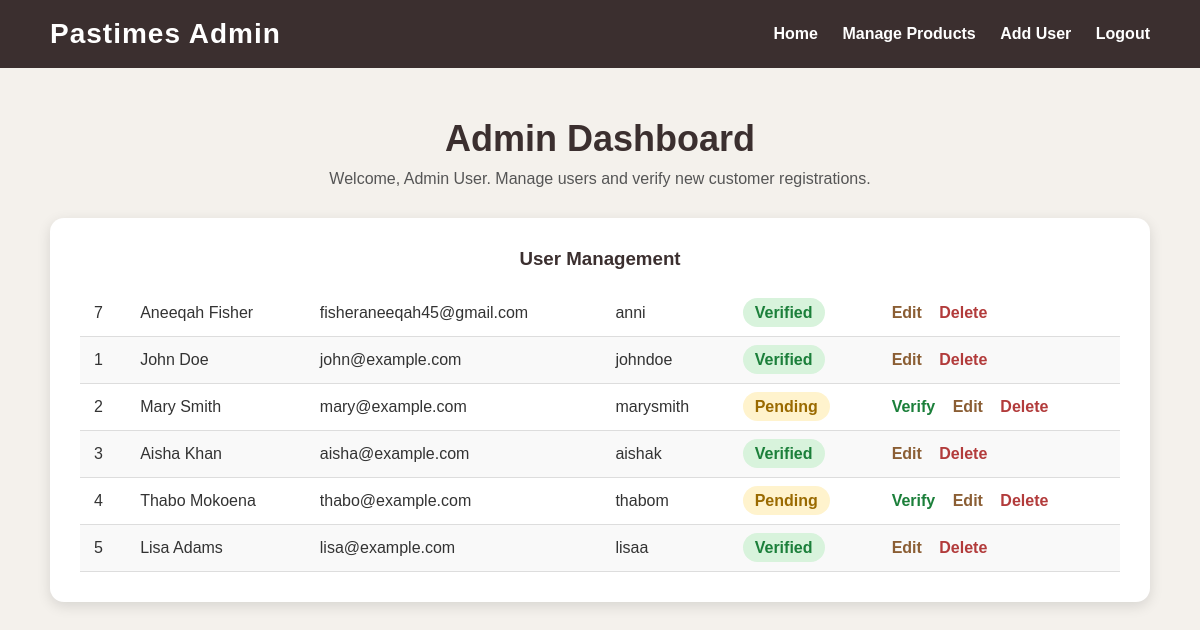
The app's page /Pastimes/adminDashboard.php (signed in) with its own data.
### tables this page shows
CREATE TABLE `tbluser` (
  `user_id` int(11) NOT NULL,
  `full_name` varchar(100) NOT NULL,
  `email` varchar(100) NOT NULL,
  `username` varchar(50) NOT NULL,
  `password_hash` varchar(255) NOT NULL,
  `status` enum('pending','verified') DEFAULT 'pending',
  `created_at` timestamp NOT NULL DEFAULT current_timestamp()
);

### Pastimes/adminDashboard.php (the view, shortened to what this page needs)
<?php
include 'DBConn.php';
$sql = "SELECT * FROM tblUser ORDER BY created_at DESC";
$result = $conn->query($sql);
?>
<!DOCTYPE html>
<html>
<head>
    <link rel="stylesheet" href="css/style.css">
</head>
<body>
<header class="navbar">
    <div class="logo">Pastimes Admin</div>
    <nav>
        <a href="index.php">Home</a>
        <a href="manageProducts.php">Manage Products</a>
        <a href="addUser.php">Add User</a>
        <a href="adminLogout.php">Logout</a>
    </nav>
</header>
<section class="admin-section">
    <h2>Admin Dashboard</h2>
    <p class="admin-intro">Welcome, <?php echo $_SESSION["admin_name"]; ?>. Manage users and verify new customer registrations.</p>
    <div class="admin-card">
        <h3>User Management</h3>
        <table class="admin-table">
           <?php while ($user = $result->fetch_assoc()) { ?>
<tr>
    <td><?php echo $user["user_id"]; ?></td>
    <td><?php echo $user["full_name"]; ?></td>
    <td><?php echo $user["email"]; ?></td>
    <td><?php echo $user["username"]; ?></td>
    <td>
        <span class="<?php echo $user["status"] == 'verified' ? 'status-verified' : 'status-pending'; ?>">
            <?php echo ucfirst($user["status"]); ?>
        </span>
    </td>
    <td class="action-links">
        <?php if ($user["status"] == "pending") { ?>
            <a class="verify-link" href="verifyUser.php?id=<?php echo $user["user_id"]; ?>">Verify</a>
        <?php } ?>
        <a class="edit-link" href="editUser.php?id=<?php echo $user["user_id"]; ?>">Edit</a>
        <a class="delete-link"
           href="deleteUser.php?id=<?php echo $user["user_id"]; ?>"
           onclick="return confirm('Are you sure?');">
           Delete
        </a>
    </td>
</tr>
<?php } ?>
        </table>
    </div>
</section>
</body>
</html>

### Pastimes/css/style.css (style rules this page uses)
* { margin: 0; padding: 0; box-sizing: border-box; }
body { font-family: Arial, sans-serif; background-color: #f8f5f0; color: #333; }
.navbar { background-color: #3b2f2f; color: white; padding: 18px 50px; display: flex; justify-content: space-between; align-items: center; }
.logo { font-size: 28px; font-weight: bold; letter-spacing: 1px; }
.navbar a { color: white; text-decoration: none; margin-left: 20px; font-weight: bold; }
body { background-color: #f4f1ec; font-family: Arial, sans-serif; }
.admin-section { padding: 50px; text-align: center; }
.admin-section h2 { font-size: 36px; color: #3b2f2f; margin-bottom: 10px; }
.admin-intro { color: #555; margin-bottom: 30px; }
.admin-card { max-width: 1100px; margin: 0 auto; background-color: white; padding: 30px; border-radius: 14px; box-shadow: 0 4px 14px rgba(0,0,0,0.12); }
.admin-card h3 { color: #3b2f2f; margin-bottom: 20px; }
.admin-table { width: 100%; border-collapse: collapse; }
.admin-table td { padding: 14px; border-bottom: 1px solid #ddd; }
.status-verified { background-color: #d8f3dc; color: #1b7f3a; padding: 6px 12px; border-radius: 20px; font-weight: bold; }
.status-pending { background-color: #fff3cd; color: #9a6a00; padding: 6px 12px; border-radius: 20px; font-weight: bold; }
.action-links a { margin: 0 5px; text-decoration: none; font-weight: bold; }
.verify-link { color: #1b7f3a; }
.edit-link { color: #8b5e34; }
.delete-link { color: #b23b3b; }
.admin-table { width: 100%; border-collapse: collapse; margin-top: 20px; }
.admin-table th, .admin-table td { padding: 14px; text-align: left; }
.admin-table tr:nth-child(even) { background-color: #f9f9f9; }
.admin-table td { word-break: break-word; }
.action-links a { margin-right: 8px; }
.admin-table td { vertical-align: middle; }

### records on screen
tbluser: user_id "7", full_name "Aneeqah Fisher", email "fisheraneeqah45@gmail.com", username "anni", status "Verified"
tbluser: user_id "1", full_name "John Doe", email "john@example.com", username "johndoe", status "Verified"
tbluser: user_id "2", full_name "Mary Smith", email "mary@example.com", username "marysmith", status "Pending"
tbluser: user_id "3", full_name "Aisha Khan", email "aisha@example.com", username "aishak", status "Verified"
tbluser: user_id "4", full_name "Thabo Mokoena", email "thabo@example.com", username "thabom", status "Pending"
tbluser: user_id "5", full_name "Lisa Adams", email "lisa@example.com", username "lisaa", status "Verified"

### other values on screen
$_SESSION["admin_name"] "Admin User"
